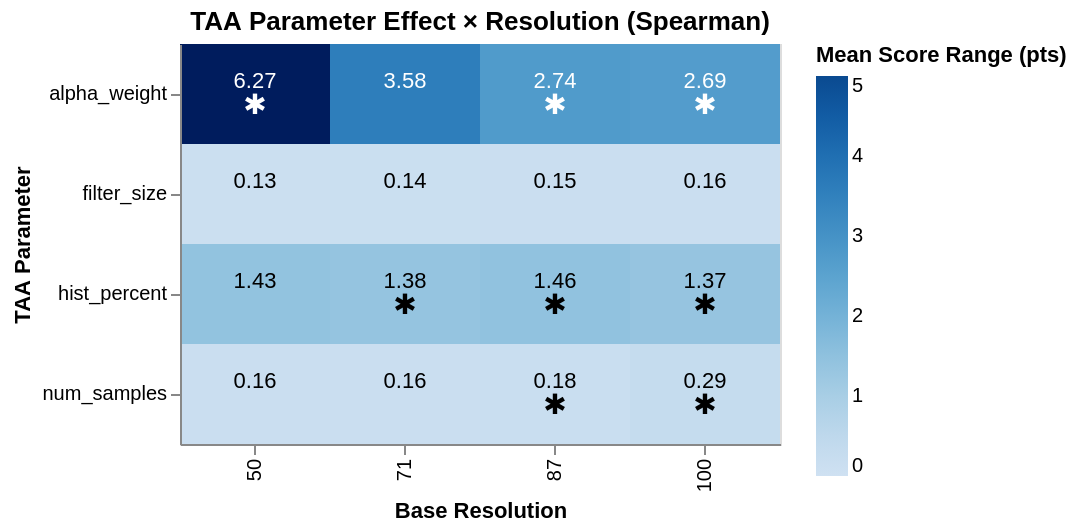

Source (notebook cell):
### Code cell
summary_df = effect_df.merge(sig_df[['parameter', 'resolution', 'p_value', 'significant', 'test']], on=['parameter', 'resolution'])

base = alt.Chart(summary_df)

heatmap = base.mark_rect().encode(
    x=alt.X('resolution:O', title='Base Resolution', sort=[50, 71, 87, 100]),
    y=alt.Y('parameter:N', title='TAA Parameter'),
    color=alt.Color('mean_range:Q',
                    scale=alt.Scale(scheme='blues', domain=[0, 5]),
                    title='Mean Score Range (pts)'),
    tooltip=['parameter', 'resolution',
             alt.Tooltip('mean_range:Q', format='.3f'),
             alt.Tooltip('p_value:Q', format='.4f'),
             'significant', 'test']
)

range_text = base.mark_text(fontSize=11, dy=-6).encode(
    x=alt.X('resolution:O', sort=[50, 71, 87, 100]),
    y=alt.Y('parameter:N'),
    text='range_label:N',
    color=alt.condition(alt.datum.mean_range > 2.5, alt.value('white'), alt.value('black'))
)

sig_text = base.mark_text(fontSize=14, dy=6).encode(
    x=alt.X('resolution:O', sort=[50, 71, 87, 100]),
    y=alt.Y('parameter:N'),
    text=alt.condition(alt.datum.significant, alt.value('✱'), alt.value('')),
    color=alt.condition(alt.datum.mean_range > 2.5, alt.value('white'), alt.value('black'))
)

(heatmap + range_text + sig_text).properties(
    width=300, height=200,
    title=f'TAA Parameter Effect × Resolution ({summary_df["test"].iloc[0]})'
)

### Figure 1 — Vega-Lite specification as saved in the notebook (floating-point values rounded to 4 significant figures)
{"config": {"view": {"continuousWidth": 300, "continuousHeight": 300}}, "layer": [{"mark": {"type": "rect"}, "encoding": {"color": {"field": "mean_range", "scale": {"domain": [0, 5], "scheme": "blues"}, "title": "Mean Score Range (pts)", "type": "quantitative"}, "tooltip": [{"field": "parameter", "type": "nominal"}, {"field": "resolution", "type": "quantitative"}, {"field": "mean_range", "format": ".3f", "type": "quantitative"}, {"field": "p_value", "format": ".4f", "type": "quantitative"}, {"field": "significant", "type": "nominal"}, {"field": "test", "type": "nominal"}], "x": {"field": "resolution", "sort": [50, 71, 87, 100], "title": "Base Resolution", "type": "ordinal"}, "y": {"field": "parameter", "title": "TAA Parameter", "type": "nominal"}}}, {"mark": {"type": "text", "dy": -6, "fontSize": 11}, "encoding": {"color": {"condition": {"test": "(datum.mean_range > 2.5)", "value": "white"}, "value": "black"}, "text": {"field": "range_label", "type": "nominal"}, "x": {"field": "resolution", "sort": [50, 71, 87, 100], "type": "ordinal"}, "y": {"field": "parameter", "type": "nominal"}}}, {"mark": {"type": "text", "dy": 6, "fontSize": 14}, "encoding": {"color": {"condition": {"test": "(datum.mean_range > 2.5)", "value": "white"}, "value": "black"}, "text": {"condition": {"test": "datum.significant", "value": "✱"}, "value": ""}, "x": {"field": "resolution", "sort": [50, 71, 87, 100], "type": "ordinal"}, "y": {"field": "parameter", "type": "nominal"}}}], "data": {"name": "data-9f0a85c0ddceff1c7979654c3d3ff5d1"}, "height": 200, "title": "TAA Parameter Effect × Resolution (Spearman)", "width": 300, "$schema": "https://vega.github.io/schema/vega-lite/v6.1.0.json", "datasets": {"data-9f0a85c0ddceff1c7979654c3d3ff5d1": [{"parameter": "alpha_weight", "resolution": 50, "mean_range": 6.271, "se_range": 1.471, "range_label": "6.27", "p_value": 2e-06, "significant": true, "test": "Spearman"}, {"parameter": "alpha_weight", "resolution": 71, "mean_range": 3.578, "se_range": 0.7008, "range_label": "3.58", "p_value": 0.9438, "significant": false, "test": "Spearman"}, {"parameter": "alpha_weight", "resolution": 87, "mean_range": 2.745, "se_range": 0.5253, "range_label": "2.74", "p_value": 0.001073, "significant": true, "test": "Spearman"}, {"parameter": "alpha_weight", "resolution": 100, "mean_range": 2.692, "se_range": 0.6003, "range_label": "2.69", "p_value": 1e-06, "significant": true, "test": "Spearman"}, {"parameter": "filter_size", "resolution": 50, "mean_range": 0.1317, "se_range": 0.03799, "range_label": "0.13", "p_value": 0.2626, "significant": false, "test": "Spearman"}, {"parameter": "filter_size", "resolution": 71, "mean_range": 0.1354, "se_range": 0.04868, "range_label": "0.14", "p_value": 0.07496, "significant": false, "test": "Spearman"}, {"parameter": "filter_size", "resolution": 87, "mean_range": 0.153, "se_range": 0.05236, "range_label": "0.15", "p_value": 0.446, "significant": false, "test": "Spearman"}, {"parameter": "filter_size", "resolution": 100, "mean_range": 0.1581, "se_range": 0.05419, "range_label": "0.16", "p_value": 0.4053, "significant": false, "test": "Spearman"}, {"parameter": "hist_percent", "resolution": 50, "mean_range": 1.434, "se_range": 0.223, "range_label": "1.43", "p_value": 0.8421, "significant": false, "test": "Spearman"}, {"parameter": "hist_percent", "resolution": 71, "mean_range": 1.376, "se_range": 0.2496, "range_label": "1.38", "p_value": 0.0, "significant": true, "test": "Spearman"}, {"parameter": "hist_percent", "resolution": 87, "mean_range": 1.455, "se_range": 0.2718, "range_label": "1.46", "p_value": 0.0, "significant": true, "test": "Spearman"}, {"parameter": "hist_percent", "resolution": 100, "mean_range": 1.366, "se_range": 0.2539, "range_label": "1.37", "p_value": 0.0, "significant": true, "test": "Spearman"}, {"parameter": "num_samples", "resolution": 50, "mean_range": 0.1599, "se_range": 0.04256, "range_label": "0.16", "p_value": 0.3698, "significant": false, "test": "Spearman"}, {"parameter": "num_samples", "resolution": 71, "mean_range": 0.1574, "se_range": 0.04789, "range_label": "0.16", "p_value": 0.8594, "significant": false, "test": "Spearman"}, {"parameter": "num_samples", "resolution": 87, "mean_range": 0.1769, "se_range": 0.05259, "range_label": "0.18", "p_value": 0.02448, "significant": true, "test": "Spearman"}, {"parameter": "num_samples", "resolution": 100, "mean_range": 0.2926, "se_range": 0.05596, "range_label": "0.29", "p_value": 0.008173, "significant": true, "test": "Spearman"}]}}
